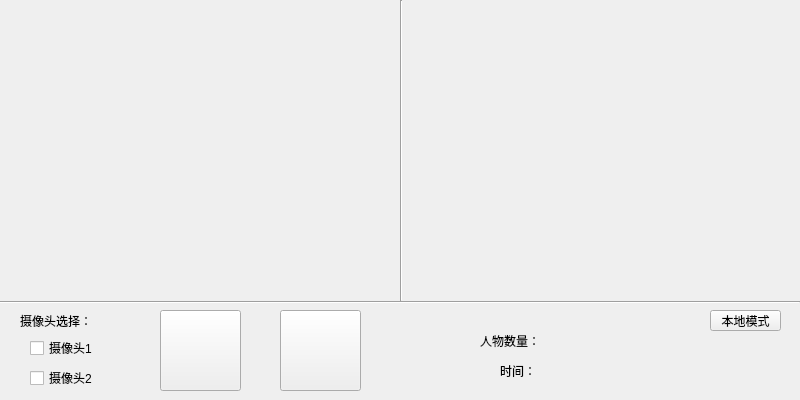
<?xml version="1.0" encoding="UTF-8"?>
<ui version="4.0">
 <class>MainWindowClass</class>
 <widget class="QWidget" name="MainWindowClass">
  <property name="geometry">
   <rect>
    <x>0</x>
    <y>0</y>
    <width>800</width>
    <height>400</height>
   </rect>
  </property>
  <property name="windowTitle">
   <string>实时视频摘要</string>
  </property>
  <property name="windowIcon">
   <iconset resource="mainwindow.qrc">
    <normaloff>:/MainWindow/Resources/windowIcon.png</normaloff>:/MainWindow/Resources/windowIcon.png</iconset>
  </property>
  <widget class="QLabel" name="label_cam0">
   <property name="geometry">
    <rect>
     <x>0</x>
     <y>0</y>
     <width>400</width>
     <height>300</height>
    </rect>
   </property>
   <property name="text">
    <string/>
   </property>
   <property name="pixmap">
    <pixmap resource="mainwindow.qrc">:/MainWindow/Resources/nocapture.png</pixmap>
   </property>
  </widget>
  <widget class="QLabel" name="label_cam1">
   <property name="geometry">
    <rect>
     <x>400</x>
     <y>0</y>
     <width>400</width>
     <height>300</height>
    </rect>
   </property>
   <property name="text">
    <string/>
   </property>
   <property name="pixmap">
    <pixmap resource="mainwindow.qrc">:/MainWindow/Resources/nocapture.png</pixmap>
   </property>
  </widget>
  <widget class="Line" name="line">
   <property name="geometry">
    <rect>
     <x>0</x>
     <y>301</y>
     <width>800</width>
     <height>2</height>
    </rect>
   </property>
   <property name="orientation">
    <enum>Qt::Horizontal</enum>
   </property>
  </widget>
  <widget class="Line" name="line_2">
   <property name="geometry">
    <rect>
     <x>400</x>
     <y>0</y>
     <width>2</width>
     <height>301</height>
    </rect>
   </property>
   <property name="orientation">
    <enum>Qt::Vertical</enum>
   </property>
  </widget>
  <widget class="Line" name="line_3">
   <property name="geometry">
    <rect>
     <x>801</x>
     <y>0</y>
     <width>2</width>
     <height>301</height>
    </rect>
   </property>
   <property name="orientation">
    <enum>Qt::Vertical</enum>
   </property>
  </widget>
  <widget class="QCheckBox" name="checkBox_cam0">
   <property name="geometry">
    <rect>
     <x>30</x>
     <y>340</y>
     <width>71</width>
     <height>16</height>
    </rect>
   </property>
   <property name="text">
    <string>摄像头1</string>
   </property>
  </widget>
  <widget class="QCheckBox" name="checkBox_cam1">
   <property name="geometry">
    <rect>
     <x>30</x>
     <y>370</y>
     <width>71</width>
     <height>16</height>
    </rect>
   </property>
   <property name="text">
    <string>摄像头2</string>
   </property>
  </widget>
  <widget class="QLabel" name="label_5">
   <property name="geometry">
    <rect>
     <x>20</x>
     <y>310</y>
     <width>81</width>
     <height>21</height>
    </rect>
   </property>
   <property name="text">
    <string>摄像头选择：</string>
   </property>
  </widget>
  <widget class="QPushButton" name="pushButton_setting">
   <property name="geometry">
    <rect>
     <x>280</x>
     <y>310</y>
     <width>81</width>
     <height>81</height>
    </rect>
   </property>
   <property name="toolTip">
    <string>参数设置</string>
   </property>
   <property name="layoutDirection">
    <enum>Qt::LeftToRight</enum>
   </property>
   <property name="text">
    <string/>
   </property>
   <property name="icon">
    <iconset resource="mainwindow.qrc">
     <normaloff>:/MainWindow/Resources/setting.png</normaloff>:/MainWindow/Resources/setting.png</iconset>
   </property>
   <property name="iconSize">
    <size>
     <width>60</width>
     <height>60</height>
    </size>
   </property>
  </widget>
  <widget class="QPushButton" name="pushButton_2">
   <property name="geometry">
    <rect>
     <x>710</x>
     <y>310</y>
     <width>71</width>
     <height>21</height>
    </rect>
   </property>
   <property name="text">
    <string>本地模式</string>
   </property>
  </widget>
  <widget class="QPushButton" name="pushButton_start">
   <property name="geometry">
    <rect>
     <x>160</x>
     <y>310</y>
     <width>81</width>
     <height>81</height>
    </rect>
   </property>
   <property name="toolTip">
    <string>开始监控</string>
   </property>
   <property name="text">
    <string/>
   </property>
   <property name="icon">
    <iconset resource="mainwindow.qrc">
     <normaloff>:/MainWindow/Resources/startanalyze.png</normaloff>:/MainWindow/Resources/startanalyze.png</iconset>
   </property>
   <property name="iconSize">
    <size>
     <width>60</width>
     <height>60</height>
    </size>
   </property>
  </widget>
  <widget class="QLabel" name="label_time">
   <property name="geometry">
    <rect>
     <x>500</x>
     <y>360</y>
     <width>161</width>
     <height>21</height>
    </rect>
   </property>
   <property name="text">
    <string>时间：</string>
   </property>
  </widget>
  <widget class="QLabel" name="label_abstract_num">
   <property name="geometry">
    <rect>
     <x>480</x>
     <y>330</y>
     <width>161</width>
     <height>21</height>
    </rect>
   </property>
   <property name="text">
    <string>人物数量：</string>
   </property>
  </widget>
 </widget>
 <layoutdefault spacing="6" margin="11"/>
 <resources>
  <include location="mainwindow.qrc"/>
 </resources>
 <connections/>
</ui>
